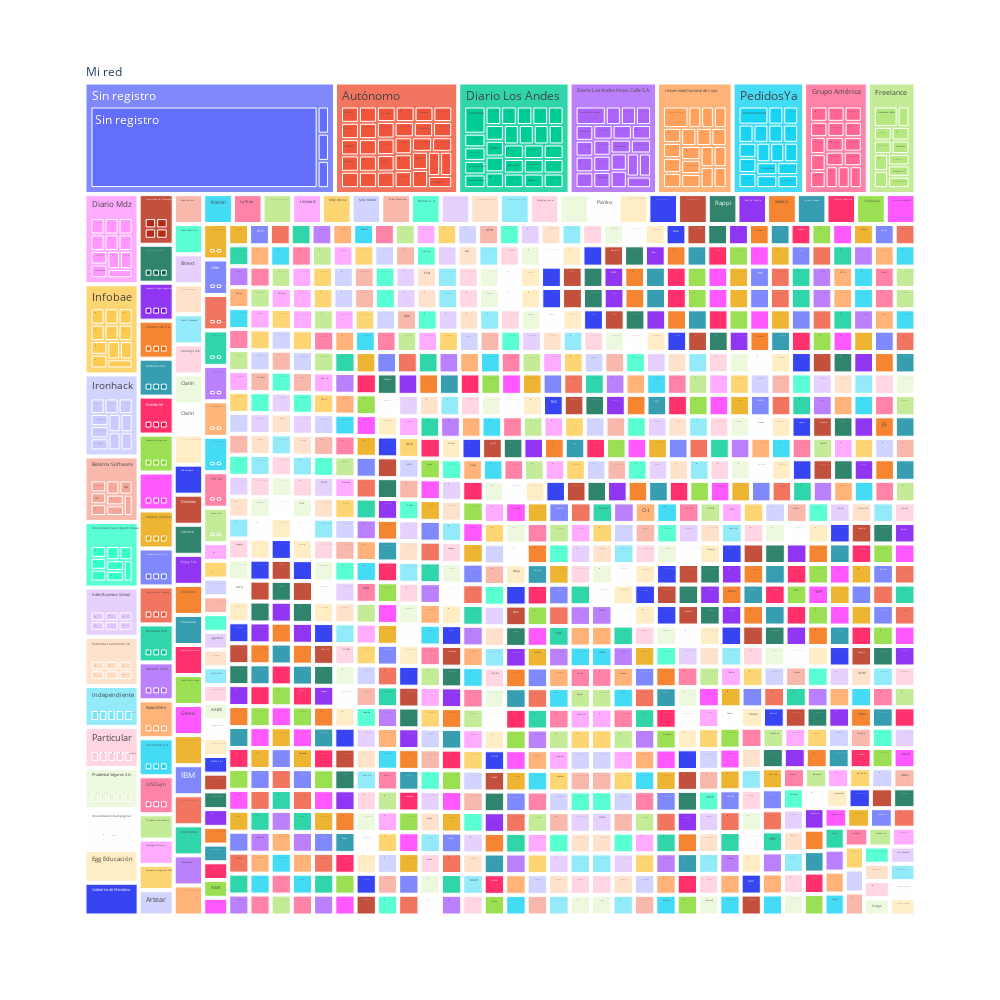

The notebook cell saved with this chart:
### Code cell
fig = px.treemap(data, path=['Mi red', 'Company', 'Position'], width=1000, height=1000)
fig.show()

### Figure 1 — Plotly figure (JSON) as saved in the notebook; plotly's stock layout.template omitted (floating-point values rounded to 4 significant figures; data arrays with more than 128 entries replaced by an {"elided": "..."} marker saying what was removed)
{"data": [{"branchvalues": "total", "domain": {"x": [0, 1], "y": [0, 1]}, "hoverlabel": {"namelength": 0}, "hovertemplate": "labels=%{label}<br>count=%{value}<br>parent=%{parent}<br>id=%{id}", "ids": {"elided": "2687 str values"}, "labels": {"elided": "2687 str values"}, "name": "", "parents": {"elided": "2687 str values"}, "type": "treemap", "values": {"elided": "2687 int values"}}], "layout": {"height": 1000, "legend": {"tracegroupgap": 0}, "margin": {"t": 60}, "width": 1000}}
